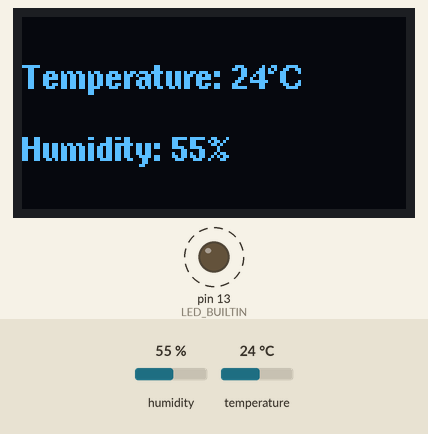
Bench run of a program on a simulated Arduino Uno, built with avr-gcc and run on an emulated ATmega328P. Shown: 128×64 one-colour display, output pins drawn as LEDs (lit = HIGH). Dashed ring = blinking. The test bench sets the inputs (shaded band); at power-on: humidity 55 %, temperature 24 °C.

Above: at 3.0 s.
3.1 s: humidity set to 22 %
At 6.0 s:
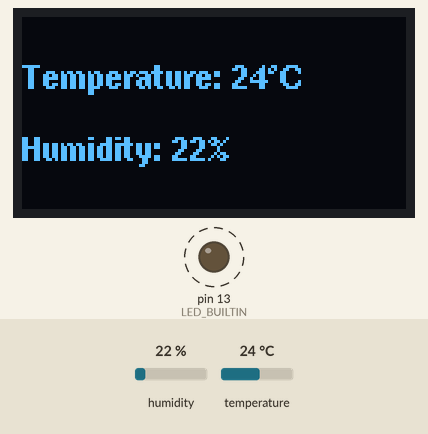
9.4 s: temperature set to 12 °C
At 11.9 s:
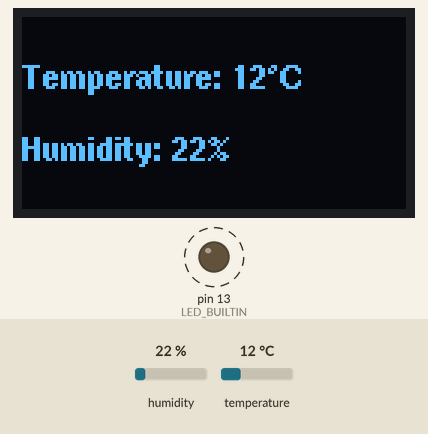
12.7 s: humidity set to 40 %
At 14.7 s:
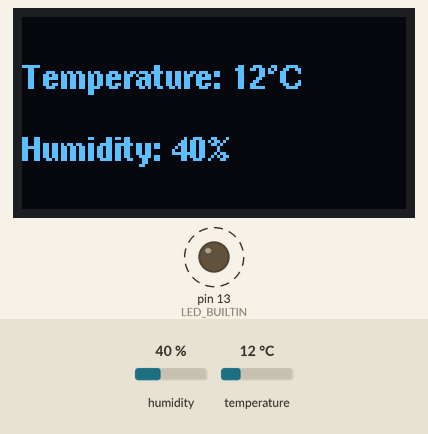
15.6 s: temperature set to 19 °C
At 19.1 s:
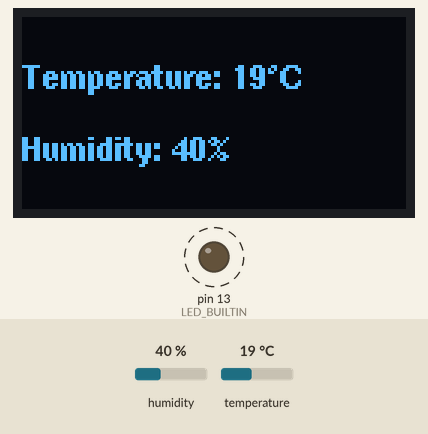
Timing chart, 0 to 20.3 s (numbered marks = the images above; inputs shaded):
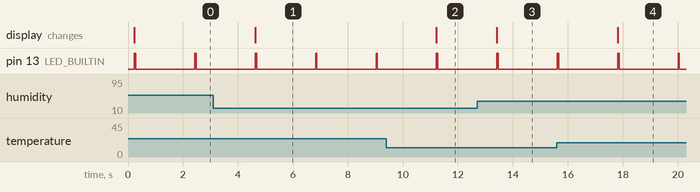

Measured:
- after the input at 3.1 s, the display: changes after 1.5 s (image 1)
- after the input at 9.4 s, the display: changes after 1.8 s (image 2)
- after the input at 12.7 s, the display: changes after 0.72 s (image 3)
- after the input at 15.6 s, the display: changes after 2.2 s (image 4)
- by itself, pin 13 (LED_BUILTIN): alternates HIGH for 0.05 s and LOW for 2.1 s

The program:

main.cpp
```cpp
#include "utils.cpp"
#include "utils.h"
#include <Arduino.h>
#include <U8g2lib.h>
#include <dht.h>
#include <math.h>

typedef U8G2_SH1106_128X64_NONAME_2_4W_SW_SPI Screen;

dht DHT;
Screen screen(U8G2_R0, Pins.SCR_CLOCK, Pins.SCR_MOSI, Pins.SCR_CS, Pins.SCR_DC);

#define READ_DELAY 2000

float tick = 0;

void printReading(float, const dht &, Screen &);
int ledSuccess();
int ledFailed();
void printError(int);

void setup() {
  pinMode(LED_BUILTIN, OUTPUT);
  digitalWrite(LED_BUILTIN, LOW);

  Serial.begin(9600);
  //   Serial.println("Reading #\tTemperature\tHumidity");

  screen.begin();
  screen.setFlipMode(1);
}

void loop() {
  int chk = DHT.read11(Pins.TEMP_HUMID);
  int led_delay = 0;

  if (chk == DHTLIB_OK) {
    printReading(tick, DHT, screen);
    led_delay += ledSuccess();
  } else {
    printError(chk);
    led_delay += ledFailed();
  }
  tick += (READ_DELAY / 1000.0);

  delay(READ_DELAY - led_delay);
}

void printError(int result) {
  Serial.print("Read error: ");
  Serial.print(result);
  Serial.println("");
}

void printReading(float elapsed, const dht &sensor, Screen &screen) {
  screen.firstPage();
  char temp[128], humid[128];

  sprintf(temp, "Temperature: %d°C", (int)ceil(sensor.temperature));
  sprintf(humid, "Humidity: %d%%", (int)ceil(sensor.humidity));

  do {
    screen.setFont(u8g2_font_helvB08_te);
    screen.drawUTF8(0, 24, temp);
    screen.drawUTF8(0, 48, humid);
  } while (screen.nextPage());
}

int ledSuccess() {
  digitalWrite(LED_BUILTIN, HIGH);
  delay(50);
  digitalWrite(LED_BUILTIN, LOW);
  return 50;
}

int ledFailed() {
  int led_delay = 0;
  for (int i = 0; i < 4; i++) {
    digitalWrite(LED_BUILTIN, HIGH);
    delay(50);
    digitalWrite(LED_BUILTIN, LOW);
    delay(50);
    led_delay += 100;
  }
  return led_delay;
}
```

utils.cpp
```cpp
#include "utils.h"

void p(const __FlashStringHelper *fmt, ...) {
  char buf[128];
  va_list args;
  va_start(args, fmt);
#ifdef __AVR__
  vsnprintf_P(buf, sizeof(buf), (const char *)fmt, args);
#else
  vsnprintf(buf, sizeof(buf), (const char *)fmt, args);
#endif
  va_end(args);

  Serial.print(buf);
}
```

utils.h
```cpp
#ifndef __UTILS_H
#define __UTILS_H

#include <Arduino.h>
#include <stdarg.h>

void p(const __FlashStringHelper *format, ...);

typedef struct {
  uint8_t TEMP_HUMID = 3;
  uint8_t SCR_CLOCK = 4;
  uint8_t SCR_MOSI = 5;
  uint8_t SCR_DC = 6;
  uint8_t SCR_CS = 7;
} Pins_;

const Pins_ Pins;

#endif
```
